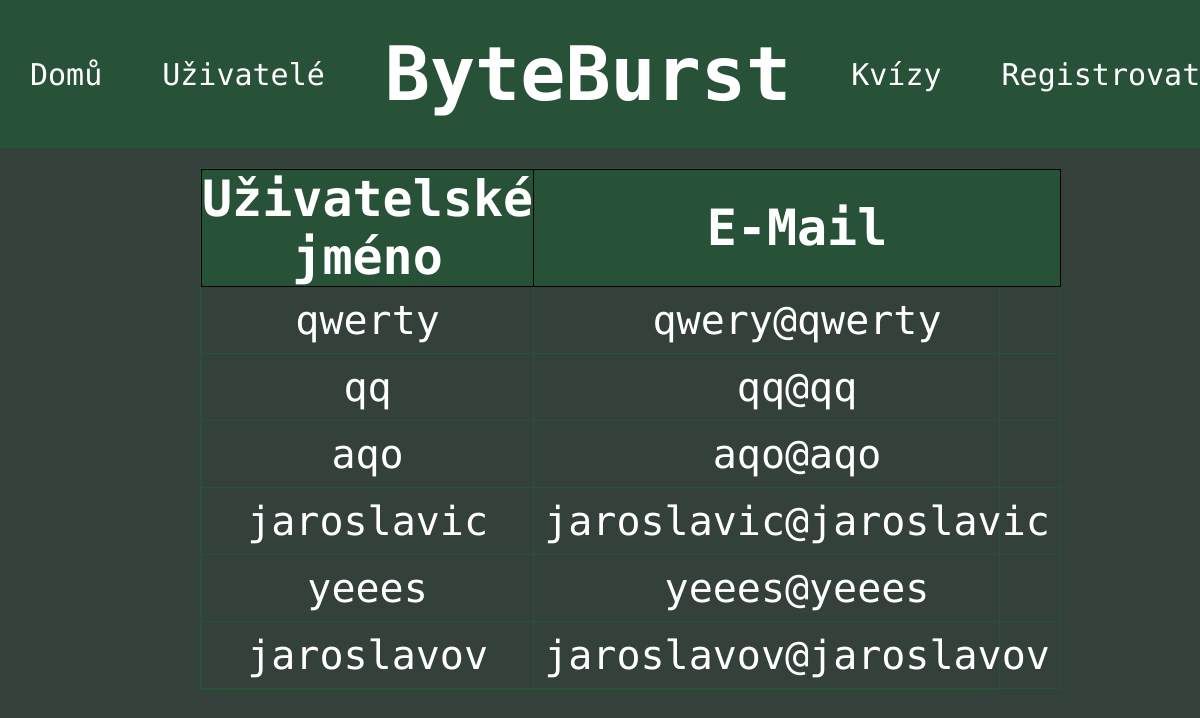
Screenshot of /users with the database file from the repository.
### tables this page shows
CREATE TABLE "user" (
	"id"	INTEGER,
	"username"	TEXT UNIQUE,
	"email"	TEXT UNIQUE,
	"password"	TEXT,
	"bio"	TEXT,
	"quiz_correct"	INTEGER DEFAULT 0,
	"quiz_absolved"	INTEGER DEFAULT 0,
	"is_admin"	INTEGER DEFAULT 0,
	"is_active"	INTEGER NOT NULL DEFAULT 1,
	PRIMARY KEY("id" AUTOINCREMENT)
);

### app.py (the view)
@app.route("/users") # route pro zobrazení všech už. profilů
def users():
    cur, con=db_connect()
    cur.execute("SELECT id, username,email FROM user WHERE is_active=1") # vybrání id, už. jména a e-mailu z tabulky user pro záznamy, kde je is_active rovno 1, tedy uživatelův účet není deaktivoanány
    users=cur.fetchall() # spojení výsledku dotazu do proměnné users
    return render_template("pages/users.html", users=users) # přesměrování na stránku users.html s předaným parametrem users

### app.py (called while the page is built)
def db_connect():
    con = sqlite3.connect("database.db") # připojení do databáze uložené v adresáři jako database.db
    cur = con.cursor() # vytvoření cursor pro interakci s databází
    return cur, con

### templates/pages/users.html (shortened to what this page needs)
{% extends "layout/header.html" %}
{% block content %}
<table class="user-table" style="position: relative; width: 800px;">
    <tr>
        <th style="text-align: center; padding: 0;">Uživatelské jméno</th>
        <th>E-Mail</th>
    </tr>
    {% for user in users %}
    <tr>
        <td><a href="{{ url_for('user', user_id=user[0]) }}" style="text-decoration: none;">{{ user[1] }}</a></td>
        <td>{{ user[2] }}</td>
    </tr>
    {% endfor %}
</table>
{% endblock %}

### templates/layout/header.html (shortened to what this page needs)
<!DOCTYPE html>
<html lang="en">
<head>
    <link rel="stylesheet" href="{{ url_for('static', filename='css/style.css') }}">
</head>
<body>
<header>
    <ul>
            {% if active==1 %}
            <li><a class="active" href="{{url_for('index')}}">Domů</a></li>
            {% else %}
            <li><a href="{{url_for('index')}}">Domů</a></li>
            {% endif %}
            {% if active==2 %}
            <li><a class="active" href="{{url_for('users')}}">Uživatelé</a></li>
            {% else %}
            <li><a href="{{url_for('users')}}">Uživatelé</a></li>
            {% endif %}
            <li style="margin: 30px;"><h1>ByteBurst</h1></li>
            {% if active==3 %}
            <li><a class="active" href="{{url_for('kvizy')}}">Kvízy</a></li>
            {% else %}
            <li><a href="{{url_for('kvizy')}}">Kvízy</a></li>
            {% endif %}
            {% if active==4 and not session["username"] %}
            <li><a class="active" href="{{url_for('profile')}}">Registrovat</a></li>
            {% elif not session["username"] %}
            <li><a href="{{url_for('profile')}}">Registrovat</a></li>
            {% elif active!=4 %}
            <li><a href="{{url_for('profile')}}">{{ session["username"] }}</a></li>
            {% else %}
            <li class="active" style="float:right"><a href="{{url_for('profile')}}">{{ session["username"] }}</a></li>
            {% endif %}
      </ul>
</header>
    {% block content %}{% endblock %}
</body>
</html>

### static/css/style.css (style rules this page uses)
* { font-family: "Ubuntu Mono", monospace; color: white; }
:root { --background-green:#285238; --hover-green:#007C41; --active-green:#01D758; --page-background: #34403A; }
body { margin: 0; padding: 0; background-color: #34403A; }
header ul { list-style-type: none; margin: 0; padding: 0; overflow: hidden; background-color: var(--background-green); display: flex; justify-content: space-evenly; align-items: center; }
header li a, button { display: block; text-align: center; padding: 30px; margin: 0; text-decoration: none; font-size:30px; transition: 0.3s; background-color: none; }
h1 { font-size: 75px; display: inline-block; text-align: center; margin: auto; position: relative; }
.user-table { width: 80%; border: solid var(--background-green) 1px; border-collapse: collapse; margin: auto; display: block; margin-top: 20px; }
.user-table th { font-size: 50px; padding: 10px; text-align: center; border: solid black 1px; }
.user-table td { font-size: 40px; border: solid var(--background-green) 1px; }
.user-table tr:first-child { background-color: var(--background-green); }
.profile-links tr, td { text-align: center; padding: 10px; }

### rows the page displays
user: username "qwerty", email "qwery@qwerty"
user: username "qq", email "qq@qq"
user: username "aqo", email "aqo@aqo"
user: username "jaroslavic", email "jaroslavic@jaroslavic"
user: username "yeees", email "yeees@yeees"
user: username "jaroslavov", email "jaroslavov@jaroslavov"
